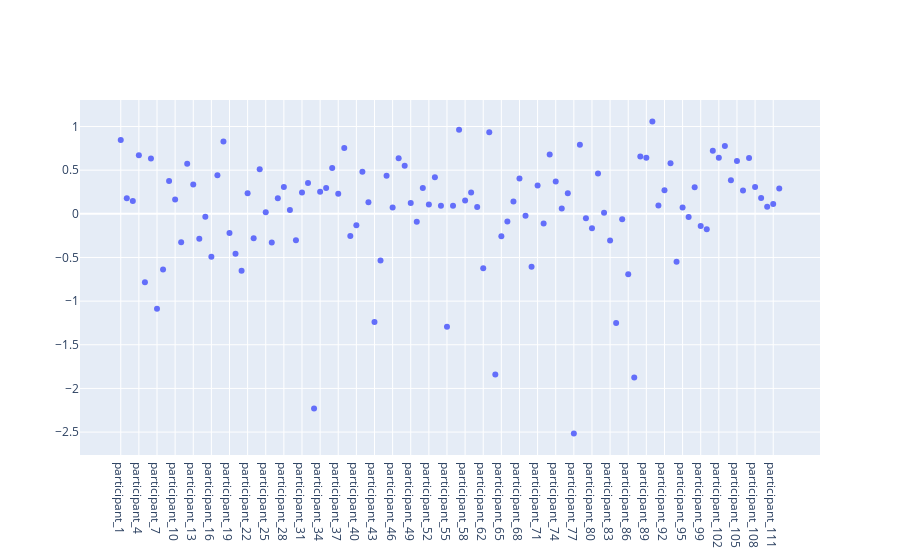
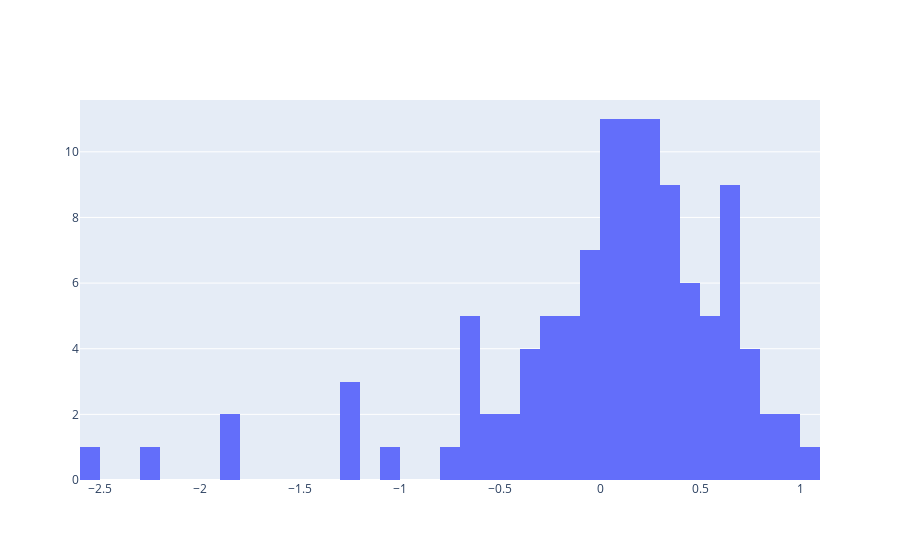

Here is the notebook cell these charts were saved with, in order:
### Code cell
# redo analysis without outliers
_refactored_data = refactored_data.drop([c+":rated_similarity" for c in outliers],axis=1).copy()
_corr_between_participants = np.corrcoef(_refactored_data.values.T)
tril_indices = np.tril_indices(_refactored_data.values.shape[1],-1) # k = -1 to remove the diagonal
_distinct_corr_between_participants = _corr_between_participants[tril_indices]

_distinct_corr_model_participants = np.corrcoef(_refactored_data.values.T,model_only_data.values.T)[-1][:-1] # [:-1] to remove the diagonal

print(np.mean(_distinct_corr_between_participants) - np.mean(_distinct_corr_model_participants))

print(compute_cohen_d_effect_size(distinct_corr_between_participants,distinct_corr_model_participants))
print(compute_effect_size_from_v0(distinct_corr_between_participants,distinct_corr_model_participants))

_distrb_corr_effect_size = get_distrib_corr_effect_size_from_rest(_refactored_data)
plot_distrib(_distrb_corr_effect_size)

### Figure 1 — Plotly figure (JSON) as saved in the notebook; plotly's stock layout.template omitted (floating-point values rounded to 4 significant figures)
{"data": [{"mode": "markers", "type": "scatter", "x": ["participant_1", "participant_2", "participant_3", "participant_4", "participant_5", "participant_6", "participant_7", "participant_8", "participant_9", "participant_10", "participant_11", "participant_12", "participant_13", "participant_14", "participant_15", "participant_16", "participant_17", "participant_18", "participant_19", "participant_20", "participant_21", "participant_22", "participant_23", "participant_24", "participant_25", "participant_26", "participant_27", "participant_28", "participant_29", "participant_30", "participant_31", "participant_32", "participant_33", "participant_34", "participant_35", "participant_36", "participant_37", "participant_38", "participant_39", "participant_40", "participant_41", "participant_42", "participant_43", "participant_44", "participant_45", "participant_46", "participant_47", "participant_48", "participant_49", "participant_50", "participant_51", "participant_52", "participant_53", "participant_54", "participant_55", "participant_56", "participant_57", "participant_58", "participant_60", "participant_61", "participant_62", "participant_63", "participant_64", "participant_65", "participant_66", "participant_67", "participant_68", "participant_69", "participant_70", "participant_71", "participant_72", "participant_73", "participant_74", "participant_75", "participant_76", "participant_77", "participant_78", "participant_79", "participant_80", "participant_81", "participant_82", "participant_83", "participant_84", "participant_85", "participant_86", "participant_87", "participant_88", "participant_89", "participant_90", "participant_91", "participant_92", "participant_93", "participant_94", "participant_95", "participant_96", "participant_98", "participant_99", "participant_100", "participant_101", "participant_102", "participant_103", "participant_104", "participant_105", "participant_106", "participant_107", "participant_108", "participant_109", "participant_110", "participant_111", "participant_112"], "y": [0.8464, 0.1792, 0.1465, 0.6714, -0.784, 0.6332, -1.086, -0.6387, 0.3758, 0.1628, -0.3247, 0.5741, 0.3368, -0.2859, -0.03394, -0.4903, 0.4404, 0.828, -0.2187, -0.4584, -0.6525, 0.2368, -0.2794, 0.5111, 0.0193, -0.3298, 0.177, 0.3084, 0.04506, -0.3026, 0.2445, 0.353, -2.231, 0.2539, 0.2946, 0.5249, 0.2294, 0.7532, -0.2532, -0.13, 0.4832, 0.1331, -1.24, -0.5353, 0.4353, 0.07135, 0.6363, 0.5497, 0.1238, -0.09126, 0.2956, 0.1068, 0.4186, 0.09218, -1.294, 0.09124, 0.9632, 0.1532, 0.2445, 0.07943, -0.6235, 0.9351, -1.841, -0.2556, -0.08924, 0.1404, 0.4054, -0.02324, -0.606, 0.3256, -0.1095, 0.6805, 0.371, 0.06214, 0.2365, -2.516, 0.7914, -0.05023, -0.1666, 0.4608, 0.01269, -0.3048, -1.25, -0.06325, -0.6929, -1.875, 0.656, 0.6414, 1.058, 0.09665, 0.2697, 0.5803, -0.55, 0.07379, -0.03577, 0.3052, -0.1385, -0.1755, 0.7229, 0.6429, 0.7758, 0.3836, 0.6062, 0.2672, 0.639, 0.3071, 0.1813, 0.08244, 0.1113, 0.2896]}], "layout": {}}

### Figure 2 — Plotly figure (JSON) as saved in the notebook; plotly's stock layout.template omitted (floating-point values rounded to 4 significant figures)
{"data": [{"nbinsx": 40, "type": "histogram", "x": [0.8464, 0.1792, 0.1465, 0.6714, -0.784, 0.6332, -1.086, -0.6387, 0.3758, 0.1628, -0.3247, 0.5741, 0.3368, -0.2859, -0.03394, -0.4903, 0.4404, 0.828, -0.2187, -0.4584, -0.6525, 0.2368, -0.2794, 0.5111, 0.0193, -0.3298, 0.177, 0.3084, 0.04506, -0.3026, 0.2445, 0.353, -2.231, 0.2539, 0.2946, 0.5249, 0.2294, 0.7532, -0.2532, -0.13, 0.4832, 0.1331, -1.24, -0.5353, 0.4353, 0.07135, 0.6363, 0.5497, 0.1238, -0.09126, 0.2956, 0.1068, 0.4186, 0.09218, -1.294, 0.09124, 0.9632, 0.1532, 0.2445, 0.07943, -0.6235, 0.9351, -1.841, -0.2556, -0.08924, 0.1404, 0.4054, -0.02324, -0.606, 0.3256, -0.1095, 0.6805, 0.371, 0.06214, 0.2365, -2.516, 0.7914, -0.05023, -0.1666, 0.4608, 0.01269, -0.3048, -1.25, -0.06325, -0.6929, -1.875, 0.656, 0.6414, 1.058, 0.09665, 0.2697, 0.5803, -0.55, 0.07379, -0.03577, 0.3052, -0.1385, -0.1755, 0.7229, 0.6429, 0.7758, 0.3836, 0.6062, 0.2672, 0.639, 0.3071, 0.1813, 0.08244, 0.1113, 0.2896]}], "layout": {}}
